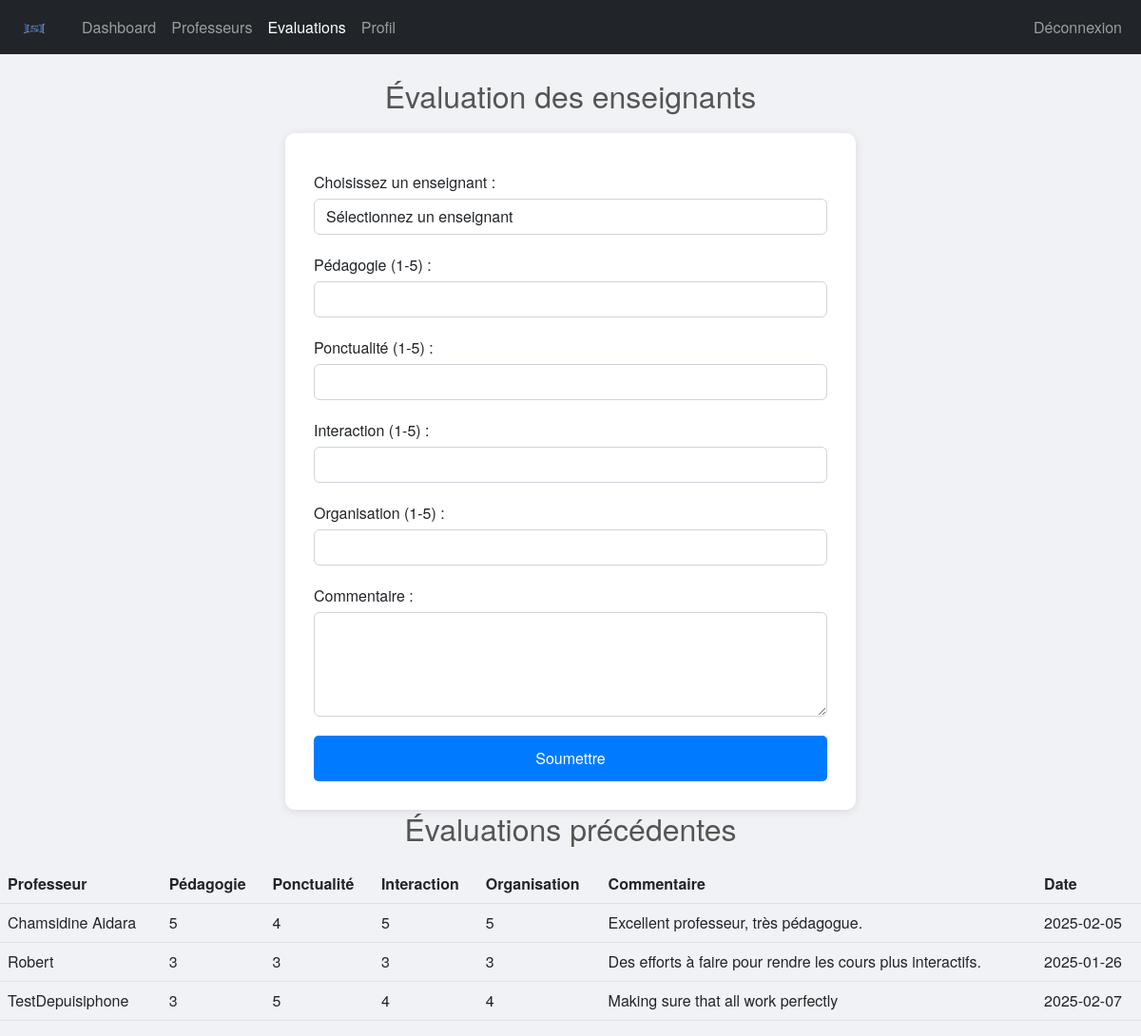
The page /student/evaluations.php (signed in) on the database its author committed.
### tables this page shows
CREATE TABLE `evaluations` (
  `id` int(11) NOT NULL,
  `user_id` int(11) NOT NULL,
  `enseignant_id` int(11) NOT NULL,
  `pedagogie` int(11) NOT NULL,
  `ponctualité` int(11) NOT NULL,
  `interaction` int(11) NOT NULL,
  `organisation` int(11) NOT NULL,
  `commentaire` text DEFAULT NULL,
  `date_evaluation` date NOT NULL
);

CREATE TABLE `enseignants` (
  `id` int(11) NOT NULL,
  `nom` varchar(100) NOT NULL,
  `matiere` varchar(100) NOT NULL,
  `biographie` text DEFAULT NULL,
  `photo` varchar(255) DEFAULT NULL
);

### student/evaluations.php (the view, shortened to what this page needs)
<?php
include '../includes/config.php';
$user_id = $_SESSION['user_id'];
$sql_evaluations = "SELECT e.*, p.nom AS professeur_nom FROM evaluations e JOIN enseignants p ON e.enseignant_id = p.id WHERE e.user_id = '$user_id'";
$result_evaluations = $conn->query($sql_evaluations);
?>
<!DOCTYPE html>
<html lang="fr">
<head>
    <link href="https://cdn.jsdelivr.net/npm/bootstrap@5.2.0/dist/css/bootstrap.min.css" rel="stylesheet">
</head>
<body>
    <?php include "navbar.php"; ?><br>
    <h2>Évaluation des enseignants</h2>
    <form method="POST" action="">
        <label for="enseignant_id">Choisissez un enseignant :</label>
        <select name="enseignant_id" class="form-control" required>
            <option value="">Sélectionnez un enseignant</option>
        </select>
        <label for="pedagogie">Pédagogie (1-5) :</label>
        <input type="number" name="pedagogie" class="form-control" min="1" max="5" required>
        <label for="ponctualite">Ponctualité (1-5) :</label>
        <input type="number" name="ponctualite" class="form-control" min="1" max="5" required>
        <label for="interaction">Interaction (1-5) :</label>
        <input type="number" name="interaction" class="form-control" min="1" max="5" required>
        <label for="organisation">Organisation (1-5) :</label>
        <input type="number" name="organisation" class="form-control" min="1" max="5" required>
        <label for="commentaire">Commentaire :</label>
        <textarea name="commentaire" class="form-control" rows="4"></textarea>
        <button type="submit">Soumettre</button>
    </form>
    <h2>Évaluations précédentes</h2>
    <table class="table">
        <thead>
            <tr>
                <th>Professeur</th>
                <th>Pédagogie</th>
                <th>Ponctualité</th>
                <th>Interaction</th>
                <th>Organisation</th>
                <th>Commentaire</th>
                <th>Date</th>
            </tr>
        </thead>
        <tbody>
            <?php while ($row = $result_evaluations->fetch_assoc()): ?>
            <tr>
                <td><?php echo htmlspecialchars($row['professeur_nom']); ?></td>
                <td><?php echo htmlspecialchars($row['pedagogie']); ?></td>
                <td><?php echo htmlspecialchars($row['ponctualité']); ?></td>
                <td><?php echo htmlspecialchars($row['interaction']); ?></td>
                <td><?php echo htmlspecialchars($row['organisation']); ?></td>
                <td><?php echo htmlspecialchars($row['commentaire']); ?></td>
                <td><?php echo htmlspecialchars($row['date_evaluation']); ?></td>
            </tr>
            <?php endwhile; ?>
        </tbody>
    </table>
</body>
</html>

### student/evaluations.php (style rules this page uses)
body { font-family: 'Helvetica Neue', sans-serif; background-color: #f0f2f5; margin: 0; }
h2 { color: #555; text-align: center; margin-bottom: 20px; font-weight: 300; }
form { background: #fff; padding: 30px; border-radius: 10px; box-shadow: 0 2px 10px rgba(0, 0, 0, 0.1); max-width: 600px; margin: 0 auto; }
label { margin-top: 10px; font-weight: 500; }
input, select, textarea { width: 100%; padding: 10px; margin-top: 5px; margin-bottom: 10px; border: 1px solid #ddd; border-radius: 5px; }
button { display: block; width: 100%; padding: 12px; background: #007bff; color: #fff; border: none; border-radius: 5px; cursor: pointer; margin-top: 20px; }

### rows shown on the page
evaluations: enseignant.nom "Chamsidine Aidara", pedagogie "5", ponctualité "4", interaction "5", organisation "5", commentaire "Excellent professeur, très pédagogue.", date_evaluation "2025-02-05"
evaluations: enseignant.nom "Robert", pedagogie "3", ponctualité "3", interaction "3", organisation "3", commentaire "Des efforts à faire pour rendre les cours plus interactifs.", date_evaluation "2025-01-26"
evaluations: enseignant.nom "TestDepuisiphone", pedagogie "3", ponctualité "5", interaction "4", organisation "4", commentaire "Making sure that all work perfectly", date_evaluation "2025-02-07"
